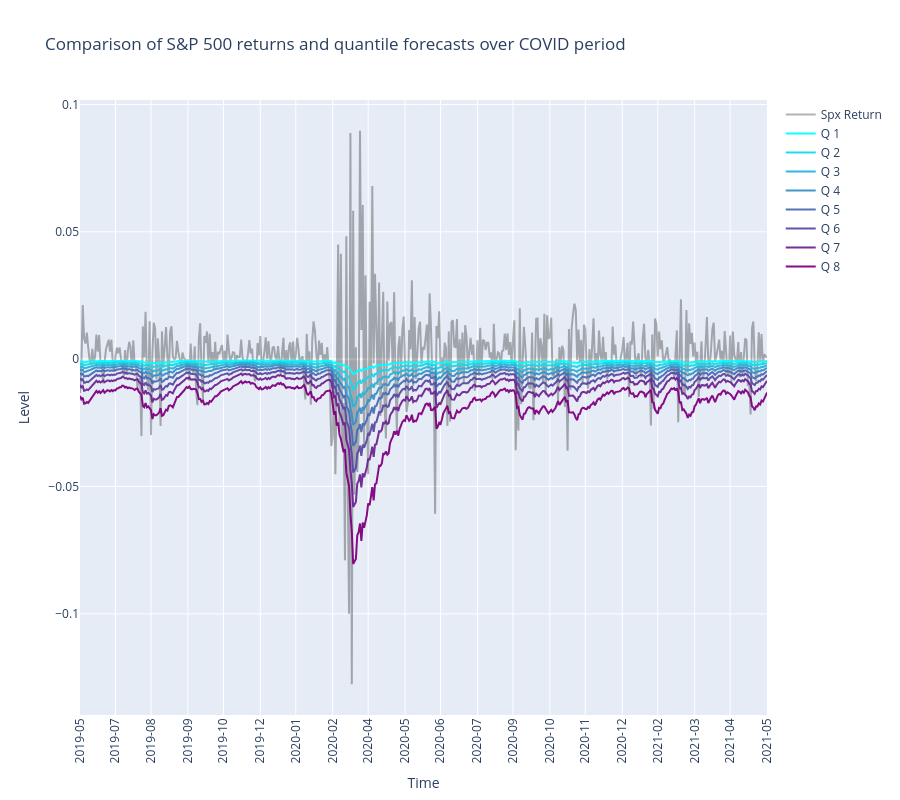

Notebook code cell kept with this figure:
### Markdown cell above
#### PNG Version (Will display in Github version of notebook)

### Code cell
# keep all the same parameters as before, simply change the figure title to reflect that this is the COVID period
cfg_covid = replace(
    cfg,
    figure_title="Comparison of S&P 500 returns and quantile forecasts over COVID period"
)

fig = dta.make_level_figure(
    merged_returns,
    cfg=cfg_covid,
    time_window=("2019-05-31", "2021-05-31"),
)

fig.show()

### Figure 1 — Plotly figure (JSON) as saved in the notebook; plotly's stock layout.template omitted (floating-point values rounded to 4 significant figures; data arrays with more than 128 entries replaced by an {"elided": "..."} marker saying what was removed)
{"data": [{"line": {"color": "black", "width": 2}, "mode": "lines", "name": "Spx Return", "opacity": 0.3, "type": "scatter", "x": {"elided": "504 int values"}, "y": {"elided": "504 float values"}}, {"line": {"color": "#00ffff", "width": 2}, "mode": "lines", "name": "Q 1", "opacity": 0.95, "type": "scatter", "x": {"elided": "504 int values"}, "y": {"elided": "504 float values"}}, {"line": {"color": "#12dbed", "width": 2}, "mode": "lines", "name": "Q 2", "opacity": 0.95, "type": "scatter", "x": {"elided": "504 int values"}, "y": {"elided": "504 float values"}}, {"line": {"color": "#25b6db", "width": 2}, "mode": "lines", "name": "Q 3", "opacity": 0.95, "type": "scatter", "x": {"elided": "504 int values"}, "y": {"elided": "504 float values"}}, {"line": {"color": "#3792c9", "width": 2}, "mode": "lines", "name": "Q 4", "opacity": 0.95, "type": "scatter", "x": {"elided": "504 int values"}, "y": {"elided": "504 float values"}}, {"line": {"color": "#496db6", "width": 2}, "mode": "lines", "name": "Q 5", "opacity": 0.95, "type": "scatter", "x": {"elided": "504 int values"}, "y": {"elided": "504 float values"}}, {"line": {"color": "#5b49a4", "width": 2}, "mode": "lines", "name": "Q 6", "opacity": 0.95, "type": "scatter", "x": {"elided": "504 int values"}, "y": {"elided": "504 float values"}}, {"line": {"color": "#6e2492", "width": 2}, "mode": "lines", "name": "Q 7", "opacity": 0.95, "type": "scatter", "x": {"elided": "504 int values"}, "y": {"elided": "504 float values"}}, {"line": {"color": "#800080", "width": 2}, "mode": "lines", "name": "Q 8", "opacity": 0.95, "type": "scatter", "x": {"elided": "504 int values"}, "y": {"elided": "504 float values"}}], "layout": {"height": 800, "hovermode": "x unified", "showlegend": true, "title": {"text": "Comparison of S&P 500 returns and quantile forecasts over COVID period"}, "xaxis": {"tickangle": -90, "tickmode": "array", "ticktext": ["2019-05", "2019-07", "2019-08", "2019-09", "2019-10", "2019-12", "2020-01", "2020-02", "2020-04", "2020-05", "2020-06", "2020-07", "2020-09", "2020-10", "2020-11", "2020-12", "2021-02", "2021-03", "2021-04", "2021-05"], "tickvals": [2359, 2385, 2411, 2438, 2464, 2491, 2517, 2544, 2570, 2597, 2623, 2650, 2676, 2703, 2729, 2756, 2782, 2809, 2835, 2862], "title": {"text": "Time"}}, "yaxis": {"title": {"text": "Level"}}}}
